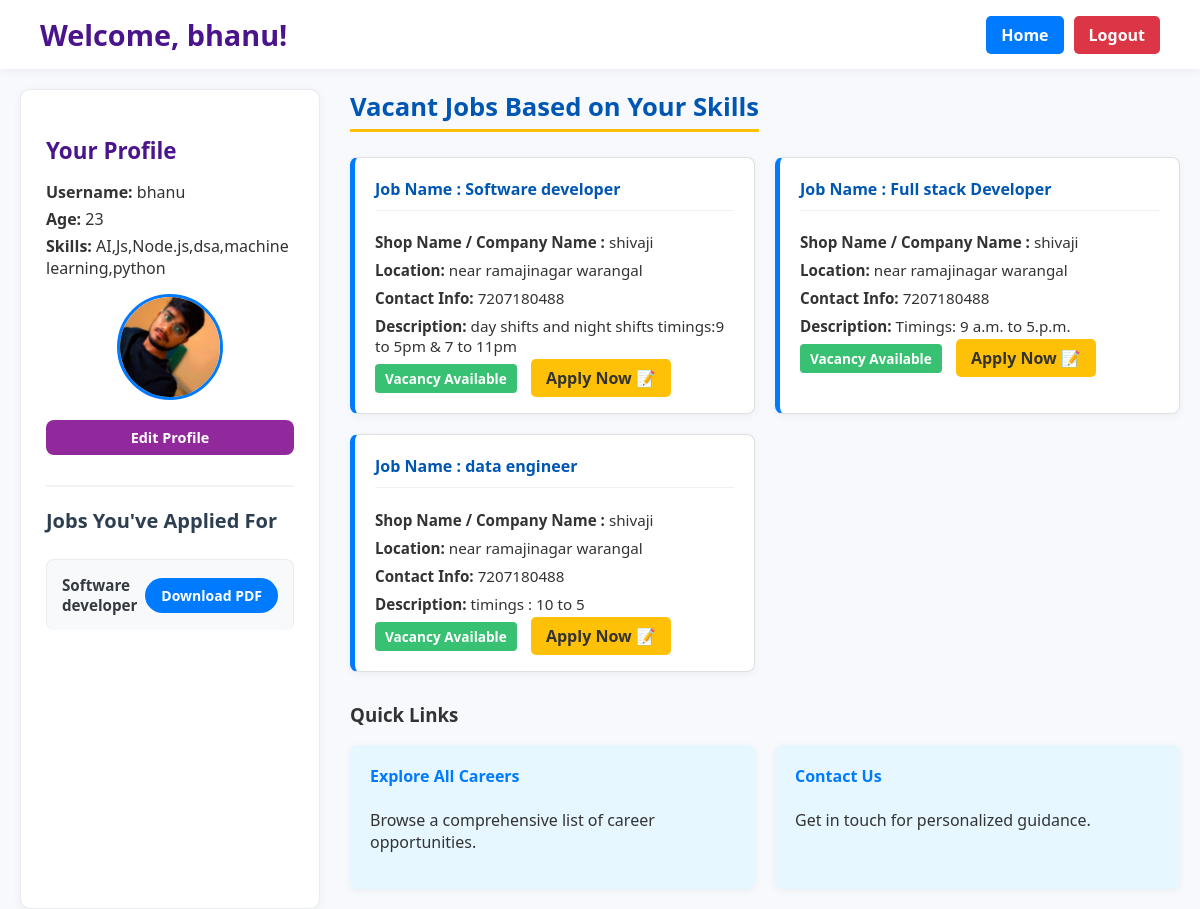
/dashboard (signed in), run on the app's committed database.
### tables this page shows
CREATE TABLE users (
            username TEXT NOT NULL,
            password TEXT NOT NULL,
            age INTEGER,
            profile_pic TEXT,
            skills TEXT,
            role TEXT NOT NULL DEFAULT 'job_seeker', security_question TEXT, security_answer TEXT,
            PRIMARY KEY (username, role)
        );

CREATE TABLE applications (
            id INTEGER PRIMARY KEY AUTOINCREMENT,
            job_id INTEGER NOT NULL,
            applicant_name TEXT NOT NULL,
            contact_info TEXT,
            resume_filename TEXT, applicant_email TEXT, applicant_phone TEXT, first_name TEXT, last_name TEXT, dob TEXT, address TEXT, pincode TEXT, experience REAL, skills_applied TEXT, preferred_location TEXT, user_id INTEGER,
            FOREIGN KEY(job_id) REFERENCES career_options(id)
        );

CREATE TABLE career_options (
            id INTEGER PRIMARY KEY AUTOINCREMENT,
            name TEXT NOT NULL,
            description TEXT NOT NULL,
            learn_more TEXT NOT NULL,
            skills_required TEXT,
            application_form_url TEXT,
            is_vacant INTEGER DEFAULT 1,
            total_labour_vacancy INTEGER DEFAULT 0,
            posted_by TEXT,
            posted_date DATETIME DEFAULT CURRENT_TIMESTAMP
        );

CREATE TABLE admin_profiles (
            username TEXT PRIMARY KEY,
            shop_name TEXT,
            total_labour_vacancy INTEGER,
            total_staff INTEGER,
            location TEXT,
            hand_based_salary TEXT,
            incentives TEXT,
            branches TEXT,
            contact_info TEXT,
            written_test TEXT,
            FOREIGN KEY(username) REFERENCES users(username)
        );

### app.py (the view)
@app.route("/dashboard")
@login_required
def dashboard():
    user = current_user
    skills_str = getattr(user, "skills", "") or ""
    user_skills_list = [s.strip().lower() for s in skills_str.split(",") if s.strip()]
    relevant_jobs = []
    db = get_db()
    all_jobs_query = """
        SELECT c.*, ap.shop_name, ap.location, ap.contact_info
        FROM career_options c
        LEFT JOIN admin_profiles ap ON c.posted_by = ap.username
    """
    career_options_db = db.execute(all_jobs_query).fetchall()
    if user_skills_list:
        for job in career_options_db:
            job_skills_list = [s.strip().lower() for s in (job["skills_required"] or "").split(",") if s.strip()]
            if any(user_skill in job_skills_list for user_skill in user_skills_list):
                relevant_jobs.append(job)
    applied_jobs = db.execute(
        """
        SELECT
            a.id as application_id,
            c.name as job_name
        FROM applications a
        JOIN career_options c ON a.job_id = c.id
        WHERE a.user_id = ?
        ORDER BY a.id DESC
        """,
        (user.id,)  # Use user.id (same as current_user.id)
    ).fetchall()
    return render_template(
        "dashboard.html",
        user=user,
        jobs=relevant_jobs,
        applied_jobs=applied_jobs
    )

### app.py (called while the page is built)
def get_db():
    db = getattr(g, '_database', None)
    if db is None:
        db = g._database = sqlite3.connect(DATABASE)
    db.row_factory = sqlite3.Row
    return db

@app.teardown_appcontext
def close_connection(exception):
    db = getattr(g, '_database', None)
    if db:
        db.close()

@login_manager.user_loader
def load_user(user_id):
    return User.get(user_id)

    @staticmethod
    def get(user_id):
        if ':' not in user_id:
            return None
        username, role = user_id.split(':', 1)
        db = get_db()
        user_row = db.execute("SELECT * FROM users WHERE username = ? AND role = ?", (username, role)).fetchone()
        if not user_row:
            return None
        return User(
            username=user_row['username'],
            age=user_row['age'],
            skills=user_row['skills'],
            profile_pic=user_row['profile_pic'],
            role=user_row['role']
        )

### templates/dashboard.html (shortened to what this page needs)
<!DOCTYPE html>
<html lang="en">
<head>
    <link rel="stylesheet" href="{{ url_for('static', filename='dashboard.css') }}" />
    <link rel="stylesheet" href="https://cdnjs.cloudflare.com/ajax/libs/font-awesome/6.0.0/css/all.min.css">
</head>
<body>
<header class="main-header">
    <h1>Welcome, {{ user.username }}!</h1>
    <nav class="top-nav-buttons">
        <a href="{{ url_for('home') }}" class="button home-btn">Home</a>
        <a href="{{ url_for('logout') }}" class="button logout-btn">Logout</a>
    </nav>
</header>
<div class="dashboard-layout">
    <aside class="profile-summary">
    <h2>Your Profile</h2> {% if user %}
        <div class="profile-details">
            <p><strong>Username:</strong> <span>{{ user.username }}</span></p>
            <p><strong>Age:</strong> <span>{{ user.age }}</span></p>
            <p><strong>Skills:</strong> <span>{{ user.skills | default('None specified') }}</span></p>
        </div>
        <div class="profile-pic-wrapper">
            {% if user.profile_pic %}
                <img src="{{ url_for('static', filename='profile_pics/' + user.profile_pic) }}"
                    alt="Profile Picture"
                    class="profile-pic"
                    id="profilePic"
                    style="cursor: pointer;"
                    title="Click to view full size" />
            {% else %}
                <img src="{{ url_for('static', filename='default_profile.png') }}"
                    alt="Default Profile Picture"
                    class="profile-pic default" />
            {% endif %}
        </div>
        <a href="{{ url_for('edit_profile') }}" class="button edit-button">Edit Profile</a>
    {% else %}
        <p>Profile information not available.</p>
    {% endif %}
    <section class="applied-jobs-summary">
    <h2>Jobs You've Applied For</h2>
    {% if applied_jobs %}
        <ul class="applied-jobs-list">
            {% for job in applied_jobs %}
                <li>
                    <span class="job-name">{{ job.job_name }}</span>
                    <a href="{{ url_for('download_application', application_id=job.application_id) }}" class="download-link">
                        Download PDF
                    </a>
                </li>
            {% endfor %}
        </ul>
    {% else %}
        <p>You have not applied for any jobs yet.</p>
    {% endif %}
</section>
</aside>
    <main class="main-content">
        <section class="career-suggestions">
            <h3>Vacant Jobs Based on Your Skills</h3>
            <div class="career-cards-container">
                {% if jobs %}
                    {% for job in jobs %}
                        <div class="job-posting">
                            <h4 class="job-name-heading">Job Name : {{ job.name }}</h4>
                            <p><strong>Shop Name / Company Name :</strong> {{ job.shop_name or "N/A" }}</p>
                            <p><strong>Location:</strong> {{ job.location or "N/A" }}</p>
                            <p><strong>Contact Info:</strong> {{ job.contact_info or "N/A" }}</p>
                            <p><strong>Description:</strong> {{ job.description }}</p>
                            <div class="job-status">
                                {% if job.is_vacant == 1 %}
                                    <span class="status-badge vacant">Vacancy Available</span>
                                    <a href="{{ url_for('apply', job_id=job.id) }}" class="apply-button btn btn-primary">Apply Now 📝</a>
                                {% else %}
                                    <span class="status-badge no-vacant">No Vacancy</span>
                                {% endif %}
                            </div>
                        </div>
                    {% endfor %}
                {% else %}
                    <p>No relevant job postings found based on your skills.</p>
                {% endif %}
            </div>
        </section>
        <section class="quick-links">
            <h3>Quick Links</h3>
            <div class="links-grid">
                <a href="{{ url_for('career_interests') }}" class="quick-link-card">
                    <h4>Explore All Careers</h4>
                    <p>Browse a comprehensive list of career opportunities.</p>
                </a>
                <a href="{{ url_for('contact') }}" class="quick-link-card">
                    <h4>Contact Us</h4>
                    <p>Get in touch for personalized guidance.</p>
                </a>
            </div>
        </section>
    </main>
</div>
</body>
</html>

### static/dashboard.css (style rules this page uses)
body { font-family: 'Segoe UI', Tahoma, Geneva, Verdana, sans-serif; background-color: #f7f9fc; color: #333; padding: 0; margin: 0; }
.main-header { background-color: #ffffff; padding: 15px 40px; box-shadow: 0 2px 10px rgba(0, 0, 0, 0.05); display: flex; justify-content: space-between; align-items: center; margin-bottom: 20px; }
.main-header h1 { color: #4a148c; font-size: 1.8em; margin: 0; }
.top-nav-buttons { display: flex; gap: 10px; }
.top-nav-buttons a.button { text-decoration: none; padding: 8px 15px; border-radius: 5px; background-color: #007bff; color: white; font-weight: 600; transition: background-color 0.2s; position: static !important; float: none !important; }
.top-nav-buttons a.button:last-child { background-color: #dc3545; }
.dashboard-layout { max-width: 1200px; margin: 0 auto; display: grid; grid-template-columns: 300px 1fr; gap: 30px; padding: 0 20px; }
.profile-summary { padding: 25px; border: 1px solid #e9ecef; border-radius: 10px; background-color: #ffffff; box-shadow: 0 2px 10px rgba(0, 0, 0, 0.05); }
.profile-summary h2, .profile-summary h3 { color: #4a148c; font-size: 1.4em; padding-bottom: 5px; margin-top: 20px; margin-bottom: 10px; }
.profile-details { margin-bottom: 15px; }
.profile-details p { margin: 5px 0; }
.profile-pic-wrapper { text-align: center; margin-bottom: 15px; }
.profile-pic { width: 100px; height: 100px; border-radius: 50%; object-fit: cover; border: 3px solid #007bff; }
.edit-button { display: block; text-align: center; margin-top: 15px; padding: 8px 12px; font-size: 0.9em; background-color: #91299d; color: white; text-decoration: none; border-radius: 8px; font-weight: 600; }
.applied-jobs-summary ul { list-style: none; padding: 0; }
.applied-jobs-summary li { padding: 8px 0; border-bottom: 1px dashed #eee; font-size: 0.95em; }
.applied-jobs-summary li:last-child { border-bottom: none; }
.main-content { padding: 0; }
.career-suggestions h3 { color: #0056b3; font-size: 1.6em; margin-top: 0; padding-bottom: 5px; border-bottom: 3px solid #ffc107; display: inline-block; margin-bottom: 25px; }
.career-cards-container { display: grid; grid-template-columns: repeat(auto-fit, minmax(300px, 1fr)); gap: 20px; }
.job-posting { background: #ffffff; border: 1px solid #e0e0e0; border-left: 5px solid #007bff; padding: 20px; border-radius: 8px; box-shadow: 0 2px 8px rgba(0, 0, 0, 0.05); }
.job-name-heading { color: #0056b3; margin-top: 0; border-bottom: 1px solid #f0f0f0; padding-bottom: 10px; }
.job-posting p { margin: 8px 0; font-size: 0.95em; }
.status-badge { padding: 5px 10px; border-radius: 4px; font-weight: bold; font-size: 0.85em; display: inline-block; margin-right: 10px; }
.status-badge.vacant { background-color: #38c172; color: white; }
.apply-button { padding: 8px 15px; background-color: #ffc107; color: #333; text-decoration: none; border-radius: 5px; font-weight: 600; }
.quick-links { margin-top: 30px; margin-bottom: 20px; }
.links-grid { display: grid; grid-template-columns: repeat(auto-fit, minmax(250px, 1fr)); gap: 20px; }
.quick-link-card { display: block; padding: 20px; background-color: #e6f7ff; border-radius: 8px; text-decoration: none; color: #333; box-shadow: 0 2px 8px rgba(0, 0, 0, 0.05); transition: background-color 0.2s; }
.quick-link-card h4 { color: #007bff; margin-top: 0; }
.download-link { background-color: #007bff; color: white; padding: 8px 16px; border-radius: 20px; text-decoration: none; font-size: 14px; font-weight: bold; white-space: nowrap; transition: background-color 0.3s; }
.applied-jobs-summary { margin-top: 30px; padding-top: 20px; border-top: 2px solid #f0f2f5; }
.applied-jobs-summary h2 { margin-top: 0; margin-bottom: 20px; font-size: 20px; color: #2c3e50; }
.applied-jobs-summary ul.applied-jobs-list { list-style-type: none; padding: 0; margin: 0; }
.applied-jobs-summary li { display: flex; justify-content: space-between; align-items: center; padding: 15px; border-radius: 8px; margin-bottom: 10px; background-color: #f8f9fa; border: 1px solid #e9ecef; }
.applied-jobs-summary .job-name { font-weight: 600; color: #343a40; }
.applied-jobs-summary .download-link { background-color: #007bff; color: white; padding: 8px 16px; border-radius: 20px; text-decoration: none; font-size: 14px; font-weight: bold; white-space: nowrap; transition: background-color 0.3s; }

### data on the page
users: username "bhanu", skills "AI,Js,Node.js,dsa,machine learning,python", profile_pic (picture)
applications: job_name "Software developer"
career_options: name "Software developer", shop_name "shivaji", location "near ramajinagar warangal", contact_info "7207180488", description "day shifts and night shifts timings:9 to 5pm & 7 to 11pm"
career_options: name "Full stack Developer", shop_name "shivaji", location "near ramajinagar warangal", contact_info "7207180488", description "Timings: 9 a.m. to 5.p.m."
career_options: name "data engineer", shop_name "shivaji", location "near ramajinagar warangal", contact_info "7207180488", description "timings : 10 to 5"

### other printed values
{{ user.age }} "23"
